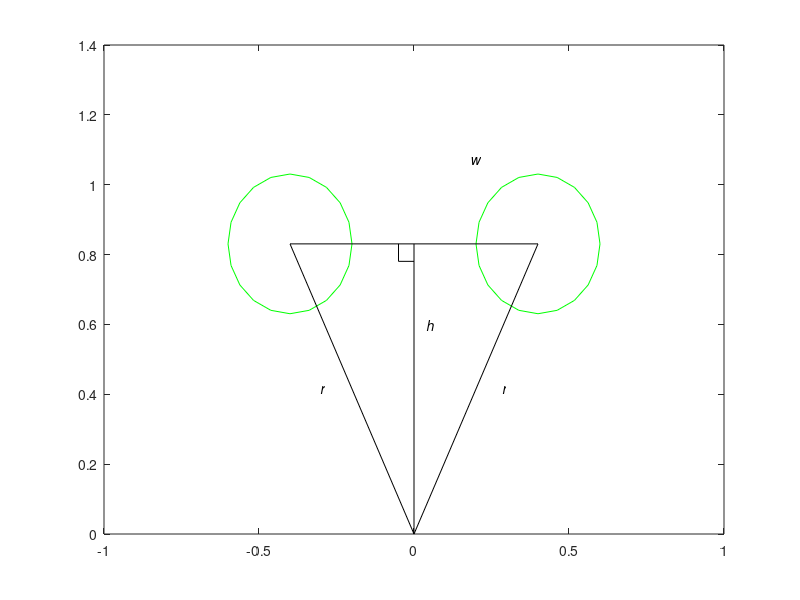

Reproduce this figure in MATLAB. (Note: this script raises an error after producing the figure.)
function figure_variables
% Draws a figure identifying the variables on a mirror surface
B = 0.4;
n = 7;
phi = pi/n;
rmin = B/(2*sin(phi));
r = 2*rmin;
w = r*sin(phi);
h = r*cos(phi);
clf;
draw_circle([ w, h], B/2, 'g');
draw_circle([-w, h], B/2, 'g');
H1 = [
  draw_radius(-phi, r, r/2, [-B/4 0], '\it{r}');
  draw_radius(phi, r, r/2, [B/4 0], '\it{r}','HorizontalAlignment','Right');
  draw_radius(0, h, r*0.65, [B/10 0], '\it{h}') ];
pp = w/8;
plot([-w,w],[h h],'k',[-pp -pp 0], [h, h-pp, h-pp],'k');
H2 = text(w/2, h+0.6*B, '\it{w}', 'HorizontalAlignment','Center');
%draw_arrow(ax, O, D, headlen, limrange)
draw_arrow(gca, [-B/2,h+0.6*B],[0,h+0.6*B], B/8, [-0.55*B,B/4]);
draw_arrow(gca, [w+B/2,h+0.6*B],[w,h+0.6*B], B/8, [-0.55*B,B/4]);

H3 = text(-w-B,h,'\it{B}','HorizontalAlignment','Center');
draw_arrow(gca, [-w-B,h+B], [-w-B,h+B/2], B/8, [-B,B/4]);
draw_arrow(gca, [-w-B,h-B], [-w-B,h-B/2], B/8, [-B/4,B]);

H4 = text(B/8, 0, '\it{O}');


H5 = text(-(r*0.6)*sin(phi/2), (r*0.6)*cos(phi/2), '\phi', ...
  'HorizontalAlignment','Center');
draw_arc_arrow(gca, [0 0], r/2, -[phi/2 phi], B/8);
draw_arc_arrow(gca, [0 0], r/2, -[phi/2 0], B/8);

set([H1;H2;H3;H4;H5],'FontUnits','Normalized','FontSize',1/12);
set(gca,'DataAspectRatio',[1 1 1],'XTick',[],'YTick',[]);
ylim([-B/2 h+3*B/2]);
xlim((w+3*B/2)*[-1 1]);
shg;
print_figure(gca,'figure_variables', [3 3], [H1;H2;H3;H4;H5]);

function draw_circle(O, r, c)
sth = linspace(0,2*pi,21);
x = O(1)+r*sin(sth);
y = O(2)+r*cos(sth);
plot(x,y,c);
hold on;

function h = draw_radius(phi, r, lblr, offset, varargin)
X = [0 r*sin(phi)];
Y = [0 r*cos(phi)];
hold on;
plot(X,Y,'k');
if nargin >= 5
  h = text(lblr*sin(phi)+offset(1), lblr*cos(phi)+offset(2), ...
    varargin{:});
  % set(h,'FontUnits','Normalized');
end

function print_figure(ax, fname, target_dim, t)
  target_width=target_dim(1);
  target_height=target_dim(2);
  
  target_aspect_ratio = target_height/target_width;
  set(ax,'units','inches');
  P = get(ax,'position');
  source_aspect_ratio = P(4)/P(3);
  if source_aspect_ratio >= target_aspect_ratio
    % fit to target height
    height = target_height;
    width = height/source_aspect_ratio;
    print_scale = height/P(4);
  else
    width = target_width;
    height = width * source_aspect_ratio;
    print_scale = width/P(3);
  end
  
  set(gcf,'InvertHardcopy','on');
  set(gcf,'PaperUnits', 'inches');
  papersize = get(gcf, 'PaperSize');
  % Center the image on the page:
  left = (papersize(1)- width)/2;
  bottom = (papersize(2)- height)/2;
  myfiguresize = [left, bottom, width, height];
  set(gcf,'PaperPosition', myfiguresize);
  
  % Now change the font size to map the size we will be scaled to
  tpixels = zeros(size(t));
  for i=1:length(t)
    set(t(i),'fontunits','pixels');
    tpixels(i) = get(t(i),'fontsize');
    set(t(i),'fontsize', tpixels(i)*print_scale);
  end
  
%   h12w = get(h12,'linewidth');
%   set(h12,'linewidth',h12w*print_scale);
%   
%   h23w = get(h23,'linewidth');
%   set(h23,'linewidth',h23w*print_scale);
  
  set(ax,'xlimmode','manual','ylimmode','manual','zlimmode','manual');
  
  print(fname,'-dpng','-r300');
  
  for i=1:length(t)
    set(t(i),'fontsize', tpixels(i));
  end
  % set(h12,'linewidth',h12w);
  % set(h23,'linewidth',h23w);
